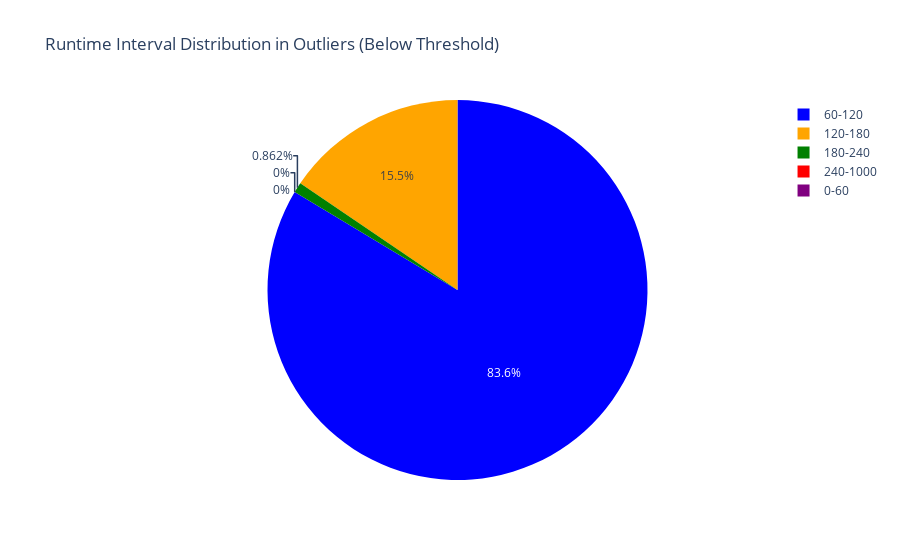

Write notebook code for a chart like this one.
### Code cell


### Figure 1 — Plotly figure (JSON) as saved in the notebook; plotly's stock layout.template omitted (floating-point values rounded to 4 significant figures)
{"data": [{"domain": {"x": [0, 1], "y": [0, 1]}, "hovertemplate": "label=%{label}<br>value=%{value}<extra></extra>", "labels": ["60-120", "120-180", "180-240", "240-1000", "0-60"], "legendgroup": "", "marker": {"colors": ["blue", "orange", "green", "red", "purple", "grey"]}, "name": "", "showlegend": true, "type": "pie", "values": [97, 18, 1, 0, 0]}], "layout": {"legend": {"tracegroupgap": 0}, "title": {"text": "Runtime Interval Distribution in Outliers (Below Threshold)"}}}
